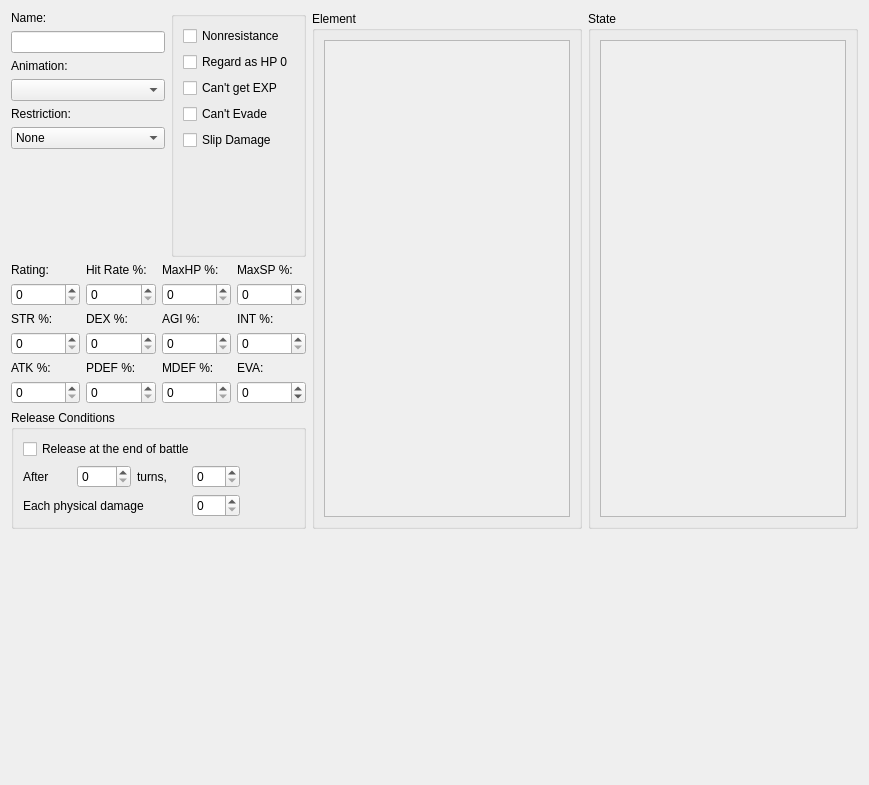
<?xml version="1.0" encoding="UTF-8"?>
<ui version="4.0">
 <class>EditStates</class>
 <widget class="QWidget" name="EditStates">
  <property name="geometry">
   <rect>
    <x>0</x>
    <y>0</y>
    <width>869</width>
    <height>785</height>
   </rect>
  </property>
  <property name="windowTitle">
   <string>Form</string>
  </property>
  <layout class="QGridLayout" name="gridLayout_7">
   <item row="1" column="0">
    <layout class="QGridLayout" name="gridLayout">
     <item row="5" column="0">
      <widget class="QSpinBox" name="spin_atk">
       <property name="minimum">
        <number>0</number>
       </property>
       <property name="maximum">
        <number>200</number>
       </property>
      </widget>
     </item>
     <item row="2" column="2">
      <widget class="QLabel" name="label_10">
       <property name="text">
        <string>AGI %:</string>
       </property>
      </widget>
     </item>
     <item row="4" column="1">
      <widget class="QLabel" name="label_12">
       <property name="text">
        <string>PDEF %:</string>
       </property>
      </widget>
     </item>
     <item row="2" column="0">
      <widget class="QLabel" name="label_8">
       <property name="text">
        <string>STR %:</string>
       </property>
      </widget>
     </item>
     <item row="3" column="2">
      <widget class="QSpinBox" name="spin_agi">
       <property name="minimum">
        <number>0</number>
       </property>
       <property name="maximum">
        <number>200</number>
       </property>
      </widget>
     </item>
     <item row="0" column="0">
      <widget class="QLabel" name="label">
       <property name="text">
        <string>Rating:</string>
       </property>
      </widget>
     </item>
     <item row="5" column="1">
      <widget class="QSpinBox" name="spin_pdef">
       <property name="minimum">
        <number>0</number>
       </property>
       <property name="maximum">
        <number>200</number>
       </property>
      </widget>
     </item>
     <item row="4" column="3">
      <widget class="QLabel" name="label_14">
       <property name="text">
        <string>EVA:</string>
       </property>
      </widget>
     </item>
     <item row="2" column="1">
      <widget class="QLabel" name="label_9">
       <property name="text">
        <string>DEX %:</string>
       </property>
      </widget>
     </item>
     <item row="5" column="3">
      <widget class="QSpinBox" name="spin_eva">
       <property name="minimum">
        <number>-100</number>
       </property>
       <property name="maximum">
        <number>100</number>
       </property>
      </widget>
     </item>
     <item row="4" column="2">
      <widget class="QLabel" name="label_13">
       <property name="text">
        <string>MDEF %:</string>
       </property>
      </widget>
     </item>
     <item row="3" column="1">
      <widget class="QSpinBox" name="spin_dex">
       <property name="minimum">
        <number>0</number>
       </property>
       <property name="maximum">
        <number>200</number>
       </property>
      </widget>
     </item>
     <item row="4" column="0">
      <widget class="QLabel" name="label_7">
       <property name="text">
        <string>ATK %:</string>
       </property>
      </widget>
     </item>
     <item row="0" column="1">
      <widget class="QLabel" name="label_2">
       <property name="text">
        <string>Hit Rate %:</string>
       </property>
      </widget>
     </item>
     <item row="2" column="3">
      <widget class="QLabel" name="label_11">
       <property name="text">
        <string>INT %:</string>
       </property>
      </widget>
     </item>
     <item row="0" column="2">
      <widget class="QLabel" name="label_3">
       <property name="text">
        <string>MaxHP %:</string>
       </property>
      </widget>
     </item>
     <item row="3" column="3">
      <widget class="QSpinBox" name="spin_int">
       <property name="minimum">
        <number>0</number>
       </property>
       <property name="maximum">
        <number>200</number>
       </property>
      </widget>
     </item>
     <item row="3" column="0">
      <widget class="QSpinBox" name="spin_str">
       <property name="minimum">
        <number>0</number>
       </property>
       <property name="maximum">
        <number>200</number>
       </property>
      </widget>
     </item>
     <item row="5" column="2">
      <widget class="QSpinBox" name="spin_mdef">
       <property name="minimum">
        <number>0</number>
       </property>
       <property name="maximum">
        <number>200</number>
       </property>
      </widget>
     </item>
     <item row="1" column="3">
      <widget class="QSpinBox" name="spin_maxsp">
       <property name="maximum">
        <number>200</number>
       </property>
      </widget>
     </item>
     <item row="1" column="0">
      <widget class="QSpinBox" name="spin_rating">
       <property name="maximum">
        <number>10</number>
       </property>
      </widget>
     </item>
     <item row="1" column="1">
      <widget class="QSpinBox" name="spin_hitrate">
       <property name="maximum">
        <number>200</number>
       </property>
      </widget>
     </item>
     <item row="1" column="2">
      <widget class="QSpinBox" name="spin_maxhp">
       <property name="maximum">
        <number>200</number>
       </property>
      </widget>
     </item>
     <item row="0" column="3">
      <widget class="QLabel" name="label_4">
       <property name="text">
        <string>MaxSP %:</string>
       </property>
      </widget>
     </item>
    </layout>
   </item>
   <item row="2" column="0">
    <widget class="QGroupBox" name="groupBox_2">
     <property name="title">
      <string>Release Conditions</string>
     </property>
     <layout class="QGridLayout" name="gridLayout_4">
      <item row="3" column="1">
       <widget class="QSpinBox" name="spin_turns">
        <property name="maximum">
         <number>9999</number>
        </property>
       </widget>
      </item>
      <item row="3" column="0">
       <widget class="QLabel" name="label_6">
        <property name="text">
         <string>After</string>
        </property>
       </widget>
      </item>
      <item row="3" column="2">
       <widget class="QLabel" name="label_16">
        <property name="text">
         <string>turns,</string>
        </property>
       </widget>
      </item>
      <item row="0" column="0" rowspan="2" colspan="5">
       <widget class="QCheckBox" name="check_battle">
        <property name="text">
         <string>Release at the end of battle</string>
        </property>
       </widget>
      </item>
      <item row="3" column="3">
       <widget class="QSpinBox" name="spin_prob1">
        <property name="maximum">
         <number>100</number>
        </property>
       </widget>
      </item>
      <item row="4" column="3">
       <widget class="QSpinBox" name="spin_prob2">
        <property name="maximum">
         <number>100</number>
        </property>
       </widget>
      </item>
      <item row="4" column="0" colspan="3">
       <widget class="QLabel" name="label_17">
        <property name="text">
         <string>Each physical damage</string>
        </property>
       </widget>
      </item>
     </layout>
    </widget>
   </item>
   <item row="0" column="2" rowspan="3">
    <widget class="QGroupBox" name="groupBox_4">
     <property name="title">
      <string>State</string>
     </property>
     <layout class="QGridLayout" name="gridLayout_6">
      <item row="0" column="0">
       <widget class="QScrollArea" name="scrollArea_2">
        <property name="widgetResizable">
         <bool>true</bool>
        </property>
        <widget class="QWidget" name="scrollAreaWidgetContents_2">
         <property name="geometry">
          <rect>
           <x>0</x>
           <y>0</y>
           <width>244</width>
           <height>516</height>
          </rect>
         </property>
         <layout class="QGridLayout" name="gridLayout_9">
          <item row="0" column="0">
           <widget class="PlusMinusList" name="state_widget" native="true"/>
          </item>
         </layout>
        </widget>
       </widget>
      </item>
     </layout>
    </widget>
   </item>
   <item row="0" column="0">
    <layout class="QGridLayout" name="gridLayout_2">
     <item row="1" column="0">
      <widget class="QLineEdit" name="line_name"/>
     </item>
     <item row="5" column="0">
      <widget class="QComboBox" name="combo_restriction">
       <item>
        <property name="text">
         <string>None</string>
        </property>
       </item>
       <item>
        <property name="text">
         <string>Can't use magic</string>
        </property>
       </item>
       <item>
        <property name="text">
         <string>Always attack enemies</string>
        </property>
       </item>
       <item>
        <property name="text">
         <string>Always attack allies</string>
        </property>
       </item>
       <item>
        <property name="text">
         <string>Can't move</string>
        </property>
       </item>
      </widget>
     </item>
     <item row="0" column="0">
      <widget class="QLabel" name="label_5">
       <property name="text">
        <string>Name:</string>
       </property>
      </widget>
     </item>
     <item row="2" column="0">
      <widget class="QLabel" name="label_15">
       <property name="text">
        <string>Animation:</string>
       </property>
      </widget>
     </item>
     <item row="3" column="0">
      <widget class="QComboBox" name="combo_animation"/>
     </item>
     <item row="4" column="0">
      <widget class="QLabel" name="label_22">
       <property name="text">
        <string>Restriction:</string>
       </property>
      </widget>
     </item>
     <item row="6" column="0">
      <spacer name="verticalSpacer_3">
       <property name="orientation">
        <enum>Qt::Vertical</enum>
       </property>
       <property name="sizeHint" stdset="0">
        <size>
         <width>20</width>
         <height>40</height>
        </size>
       </property>
      </spacer>
     </item>
     <item row="0" column="1" rowspan="7">
      <widget class="QGroupBox" name="groupBox">
       <property name="title">
        <string/>
       </property>
       <layout class="QGridLayout" name="gridLayout_3">
        <item row="2" column="0">
         <widget class="QCheckBox" name="check_cant_get_exp">
          <property name="text">
           <string>Can't get EXP</string>
          </property>
         </widget>
        </item>
        <item row="1" column="0">
         <widget class="QCheckBox" name="check_zero_hp">
          <property name="text">
           <string>Regard as HP 0</string>
          </property>
         </widget>
        </item>
        <item row="0" column="0">
         <widget class="QCheckBox" name="check_nonresistance">
          <property name="text">
           <string>Nonresistance</string>
          </property>
         </widget>
        </item>
        <item row="4" column="0">
         <widget class="QCheckBox" name="check_slip_damage">
          <property name="text">
           <string>Slip Damage</string>
          </property>
         </widget>
        </item>
        <item row="3" column="0">
         <widget class="QCheckBox" name="check_cant_evade">
          <property name="text">
           <string>Can't Evade</string>
          </property>
         </widget>
        </item>
        <item row="5" column="0">
         <spacer name="verticalSpacer_2">
          <property name="orientation">
           <enum>Qt::Vertical</enum>
          </property>
          <property name="sizeHint" stdset="0">
           <size>
            <width>20</width>
            <height>40</height>
           </size>
          </property>
         </spacer>
        </item>
       </layout>
      </widget>
     </item>
    </layout>
   </item>
   <item row="0" column="1" rowspan="3">
    <widget class="QGroupBox" name="groupBox_3">
     <property name="title">
      <string>Element</string>
     </property>
     <layout class="QGridLayout" name="gridLayout_5">
      <item row="0" column="0">
       <widget class="QScrollArea" name="scrollArea">
        <property name="widgetResizable">
         <bool>true</bool>
        </property>
        <widget class="QWidget" name="scrollAreaWidgetContents">
         <property name="geometry">
          <rect>
           <x>0</x>
           <y>0</y>
           <width>244</width>
           <height>516</height>
          </rect>
         </property>
         <layout class="QGridLayout" name="gridLayout_8">
          <item row="0" column="0">
           <widget class="CheckBoxList" name="element_widget" native="true"/>
          </item>
         </layout>
        </widget>
       </widget>
      </item>
     </layout>
    </widget>
   </item>
   <item row="3" column="1">
    <spacer name="horizontalSpacer">
     <property name="orientation">
      <enum>Qt::Horizontal</enum>
     </property>
     <property name="sizeHint" stdset="0">
      <size>
       <width>40</width>
       <height>20</height>
      </size>
     </property>
    </spacer>
   </item>
   <item row="3" column="2">
    <spacer name="horizontalSpacer_2">
     <property name="orientation">
      <enum>Qt::Horizontal</enum>
     </property>
     <property name="sizeHint" stdset="0">
      <size>
       <width>40</width>
       <height>20</height>
      </size>
     </property>
    </spacer>
   </item>
   <item row="3" column="0">
    <spacer name="verticalSpacer">
     <property name="orientation">
      <enum>Qt::Vertical</enum>
     </property>
     <property name="sizeHint" stdset="0">
      <size>
       <width>20</width>
       <height>40</height>
      </size>
     </property>
    </spacer>
   </item>
  </layout>
 </widget>
 <customwidgets>
  <customwidget>
   <class>CheckBoxList</class>
   <extends>QWidget</extends>
   <header>editors/checkboxlist.h</header>
   <container>1</container>
  </customwidget>
  <customwidget>
   <class>PlusMinusList</class>
   <extends>QWidget</extends>
   <header>editors/plusminuslist.h</header>
   <container>1</container>
  </customwidget>
 </customwidgets>
 <tabstops>
  <tabstop>line_name</tabstop>
  <tabstop>combo_animation</tabstop>
  <tabstop>combo_restriction</tabstop>
  <tabstop>check_nonresistance</tabstop>
  <tabstop>check_zero_hp</tabstop>
  <tabstop>check_cant_get_exp</tabstop>
  <tabstop>check_cant_evade</tabstop>
  <tabstop>check_slip_damage</tabstop>
  <tabstop>spin_rating</tabstop>
  <tabstop>spin_hitrate</tabstop>
  <tabstop>spin_maxhp</tabstop>
  <tabstop>spin_maxsp</tabstop>
  <tabstop>spin_str</tabstop>
  <tabstop>spin_dex</tabstop>
  <tabstop>spin_agi</tabstop>
  <tabstop>spin_int</tabstop>
  <tabstop>spin_atk</tabstop>
  <tabstop>spin_pdef</tabstop>
  <tabstop>spin_mdef</tabstop>
  <tabstop>spin_eva</tabstop>
  <tabstop>check_battle</tabstop>
  <tabstop>spin_turns</tabstop>
  <tabstop>spin_prob1</tabstop>
  <tabstop>spin_prob2</tabstop>
  <tabstop>scrollArea</tabstop>
  <tabstop>scrollArea_2</tabstop>
 </tabstops>
 <resources/>
 <connections/>
</ui>
